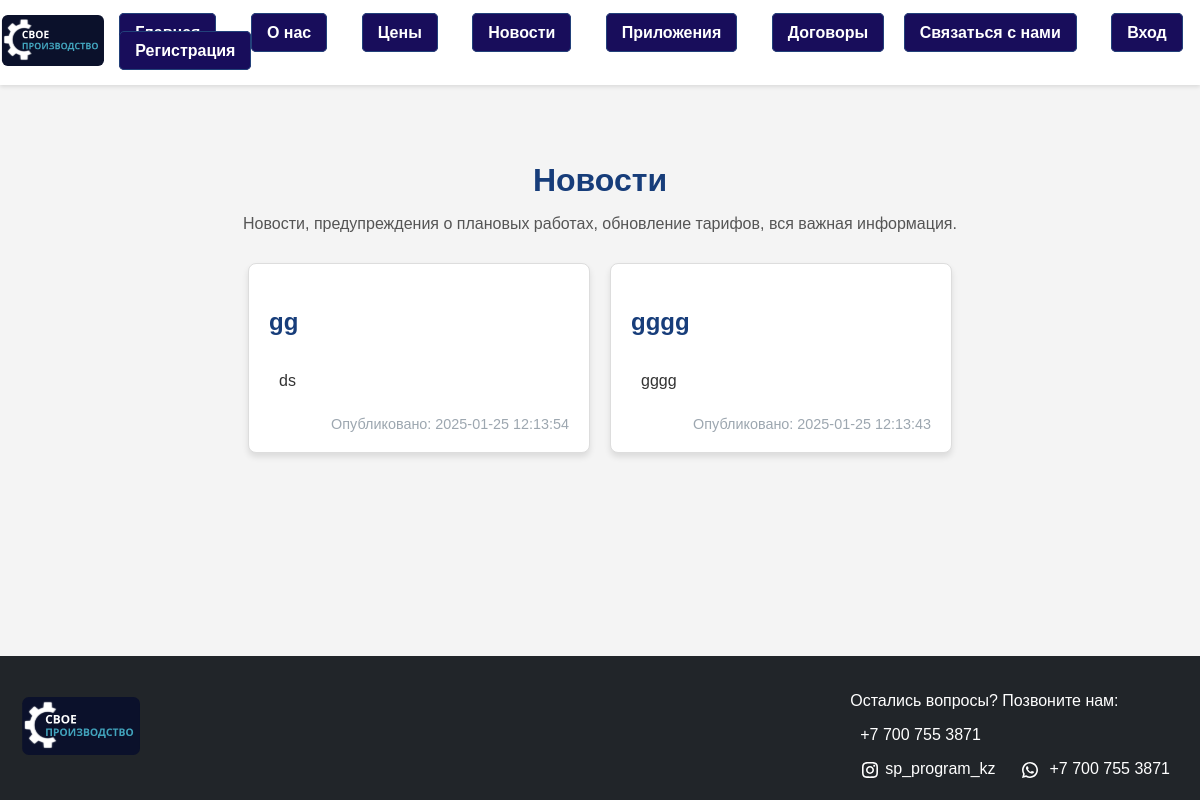
The app's page /news, older data.
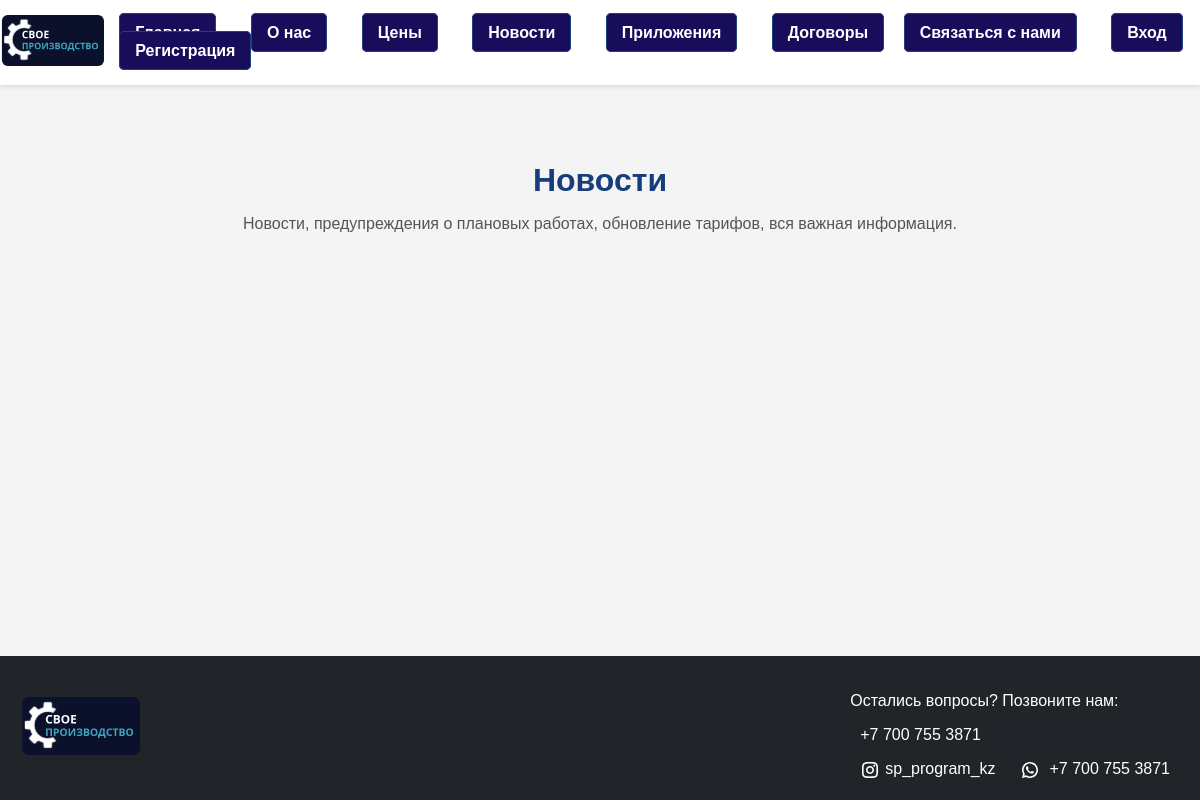
The same page, newer data.
### tables this page shows
CREATE TABLE news (
            id INTEGER PRIMARY KEY AUTOINCREMENT,
            title TEXT NOT NULL,
            content TEXT NOT NULL,
            date TIMESTAMP DEFAULT CURRENT_TIMESTAMP
        );

### flask_app/app.py (the view)
@app.route('/news')
def news():
    conn = get_db_connection()
    cur = conn.cursor()
    cur.execute('SELECT title, date, content FROM news ORDER BY date DESC;')
    data = cur.fetchall()
    conn.close()
    return render_template('news.html', data=data)

### flask_app/app.py (called while the page is built)
def get_db_connection():
    conn = sqlite3.connect(r'../database/db.sqlite3')
    conn.row_factory = sqlite3.Row  # Для доступа к данным по имени столбца
    return conn

### flask_app/templates/news.html (shortened to what this page needs)
{% extends 'base.html' %}
{% block extra_styles %}
<link rel="stylesheet" href="{{ url_for('static', filename='css/news.css') }}">
{% endblock %}
{% block content %}
<section class="news-block">
    <h2>Новости</h2>
    <p>Новости, предупреждения о плановых работах, обновление тарифов, вся важная информация.</p>
    <div class="news-container">
        {% for title, date, content in data %}
        <div class="news-item">
            <h3>{{ title }}</h3>
            <pre class="news-content">{{ content }}</pre>
            <span>Опубликовано: {{ date }}</span>
        </div>
        {% endfor %}
    </div>
</section>
{% endblock %}

Row changes from the older to the newer data that the page shows:
removed news: title "gg", content "ds", date "2025-01-25 12:13:54"
removed news: title "gggg", content "gggg", date "2025-01-25 12:13:43"
